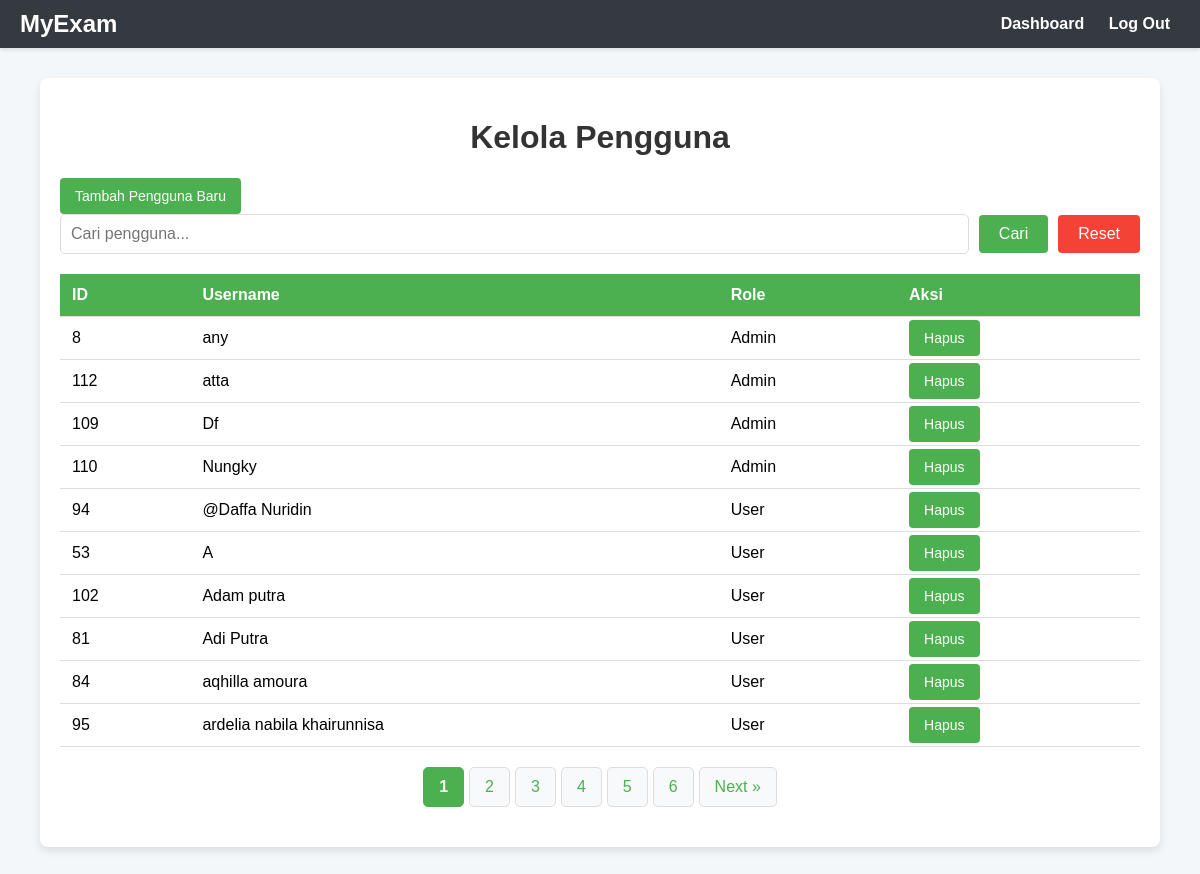
Screenshot of /admin/kelola_user.php (signed in) with the database file from the repository.
### tables this page shows
CREATE TABLE `users` (
  `id` int(11) NOT NULL,
  `username` varchar(255) NOT NULL,
  `password` varchar(255) NOT NULL,
  `role` enum('admin','user') NOT NULL DEFAULT 'user',
  `created_at` datetime NOT NULL DEFAULT current_timestamp()
);

### admin/kelola_user.php (the view, shortened to what this page needs)
<?php
include('../db.php');
$limit = 10;
$page = isset($_GET['page']) ? (int)$_GET['page'] : 1;
$offset = ($page - 1) * $limit;
$sql_count = "SELECT COUNT(*) AS total FROM users";
$result_count = $conn->query($sql_count);
$row_count = $result_count->fetch_assoc();
$total_data = $row_count['total'];
$total_pages = ceil($total_data / $limit);
$search_query = isset($_GET['search']) ? trim($_GET['search']) : '';
$search_param = "%" . $search_query . "%";
if ($search_query) {
    $sql_users = "SELECT * FROM users WHERE username LIKE ? ORDER BY role ASC, username ASC LIMIT $offset, $limit";
    $stmt = $conn->prepare($sql_users);
    $stmt->bind_param("s", $search_param);
    $stmt->execute();
    $result_users = $stmt->get_result();
} else {
    $sql_users = "SELECT * FROM users ORDER BY role ASC, username ASC LIMIT $offset, $limit";
    $result_users = $conn->query($sql_users);
}
?>
<!DOCTYPE html>
<html lang="id">
<head>
</head>
<body>
<div class="navbar">
    <div class="brand">MyExam</div>
    <div class="menu">
        <a href="index.php">Dashboard</a>
        <a href="../logout.php">Log Out</a>
    </div>
</div>
<div class="container">
<div class="centered-text">
    <h1>Kelola Pengguna</h1>
</div>
<button class="btn" onclick="openModal()">Tambah Pengguna Baru</button>
<form
    method="GET"
    action="kelola_user.php"
    style="
        display: flex;
        flex-wrap: wrap;
        align-items: center;
        gap: 10px;
        margin-bottom: 20px;"
>
    <input
        type="text"
        name="search"
        placeholder="Cari pengguna..."
        value="<?php echo isset($_GET['search']) ? htmlspecialchars($_GET['search']) : ''; ?>"
        style="
            flex-grow: 1;
            padding: 10px;
            border: 1px solid #ddd;
            border-radius: 5px;
            font-size: 1rem;"
    >
    <button
        type="submit"
        class="btn"
        style="
            padding: 10px 20px;
            font-size: 1rem;"
    >
        Cari
    </button>
    <a
        href="kelola_user.php"
        class="btn"
        style="
            padding: 10px 20px;
            font-size: 1rem;
            background-color: #f44336;
            text-align: center;"
    >
        Reset
    </a>
</form>
    <table>
    <thead>
        <tr>
            <th>ID</th>
            <th>Username</th>
            <th>Role</th>
            <th>Aksi</th>
        </tr>
    </thead>
    <tbody>
        <?php while ($row = $result_users->fetch_assoc()): ?>
            <tr>
                <td><?php echo $row['id']; ?></td>
                <td><?php echo $row['username']; ?></td>
                <td><?php echo ucfirst($row['role']); ?></td>
                <td><a href="# " class="btn" onclick="confirmDelete(<?php echo $row['id']; ?>)">Hapus</a></td>
            </tr>
        <?php endwhile; ?>
    </tbody>
</table>
<div class="pagination">
    <?php for ($i = 1; $i <= $total_pages; $i++): ?>
        <a
            href="?page=<?php echo $i; ?>&search=<?php echo urlencode($search_query); ?>"
            class="<?php echo $i == $page ? 'active' : ''; ?>"
        >
            <?php echo $i; ?>
        </a>
    <?php endfor; ?>
    <?php if ($page < $total_pages): ?>
        <a href="?page=<?php echo $page + 1; ?>&search=<?php echo urlencode($search_query); ?>">Next &#187;</a>
    <?php endif; ?>
</div>
</body>
</html>

### admin/kelola_user.php (style rules this page uses)
body { font-family: Arial, sans-serif; background-color: #f4f7fa; margin: 0; padding: 0; }
h1 { text-align: center; color: #333; }
.container { width: 90%; max-width: 1100px; margin: 30px auto; background-color: #ffffff; padding: 20px; border-radius: 8px; box-shadow: 0 4px 8px rgba(0, 0, 0, 0.1); }
table { width: 100%; border-collapse: collapse; margin-top: 20px; }
th, td { padding: 12px; text-align: left; border-bottom: 1px solid #ddd; }
th { background-color: #4CAF50; color: white; }
.btn { background-color: #4CAF50; color: white; padding: 10px 15px; border: none; border-radius: 4px; cursor: pointer; text-decoration: none; font-size: 14px; }
.navbar { position: sticky; top: 0; z-index: 1000; background-color: #343a40; color: white; padding: 10px 20px; display: flex; justify-content: space-between; align-items: center; box-shadow: 0 2px 4px rgba(0, 0, 0, 0.1); }
.navbar a { color: white; text-decoration: none; margin: 0 10px; font-weight: bold; }
.navbar .brand { font-size: 1.5rem; font-weight: bold; color: white; }
form { display: flex; align-items: center; gap: 10px; flex-wrap: wrap; }
form input[type="text"] { flex-grow: 1; padding: 10px; border: 1px solid #ddd; border-radius: 5px; font-size: 1rem; min-width: 200px; }
form button, form a { padding: 10px 20px; font-size: 1rem; text-align: center; text-decoration: none; border-radius: 5px; color: white; cursor: pointer; white-space: nowrap; }
form button { background-color: #4CAF50; border: none; }
form a { background-color: #f44336; }
.pagination { margin: 20px 0; display: flex; justify-content: center; align-items: center; gap: 5px; }
.pagination a { padding: 10px 15px; text-decoration: none; border: 1px solid #ddd; border-radius: 5px; color: #4CAF50; background-color: #f8f9fa; transition: background-color 0.3s; }
.pagination a.active { font-weight: bold; background-color: #4CAF50; color: white; border-color: #4CAF50; }

### rows the page displays
users: id "8", username "any", role "Admin"
users: id "112", username "atta", role "Admin"
users: id "109", username "Df", role "Admin"
users: id "110", username "Nungky", role "Admin"
users: id "94", username "@Daffa Nuridin", role "User"
users: id "53", username "A", role "User"
users: id "102", username "Adam putra", role "User"
users: id "81", username "Adi Putra", role "User"
users: id "84", username "aqhilla amoura", role "User"
users: id "95", username "ardelia nabila khairunnisa", role "User"
